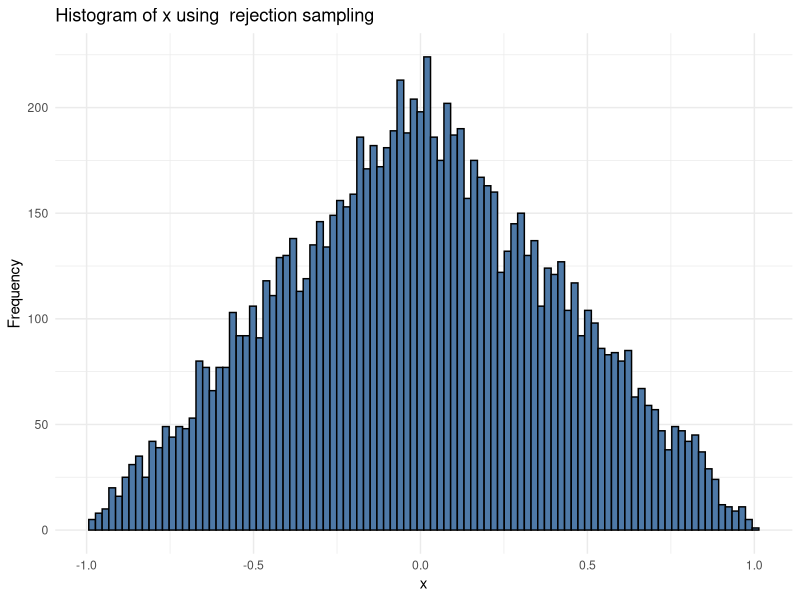
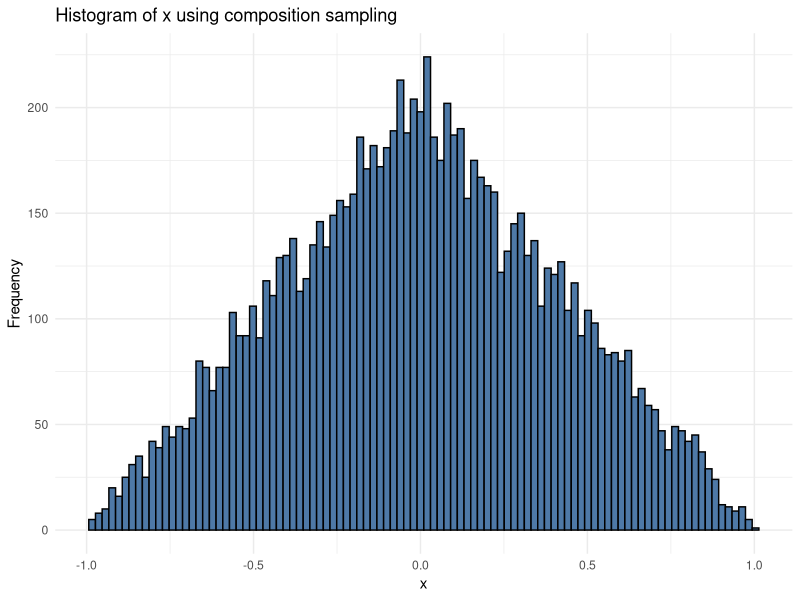
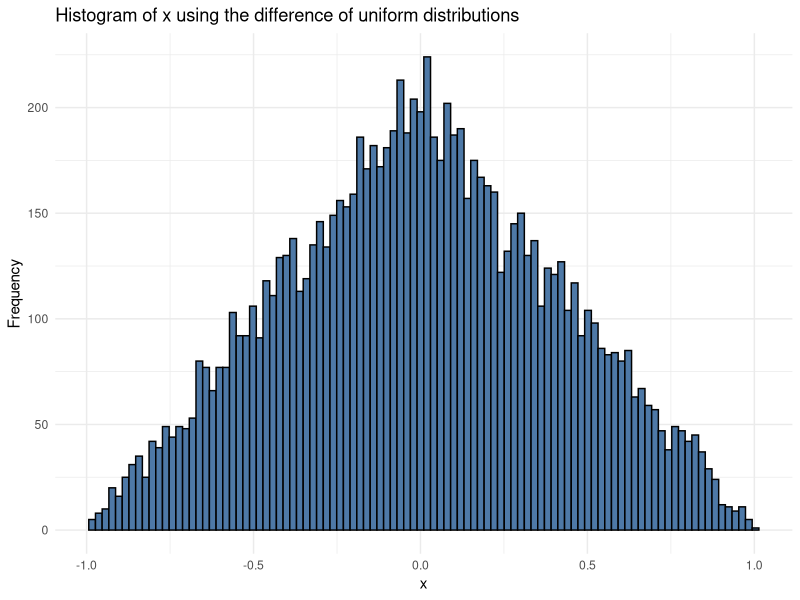
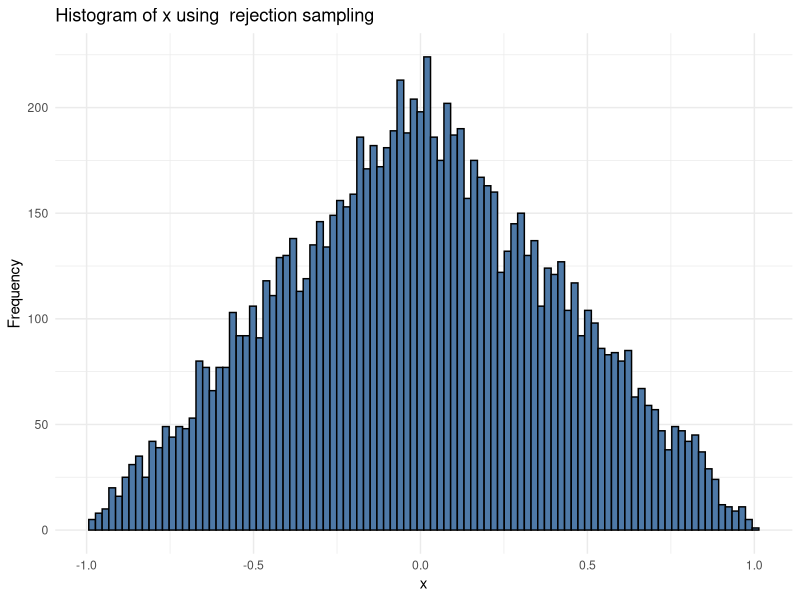
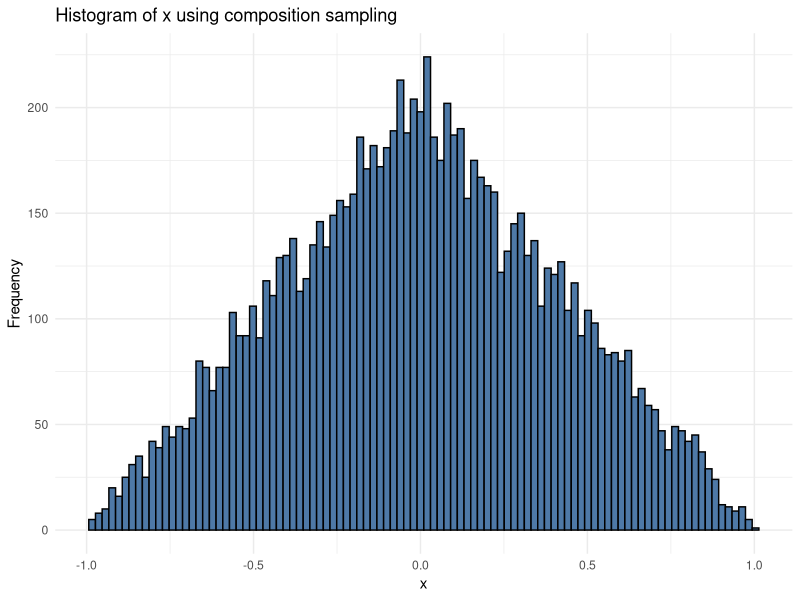
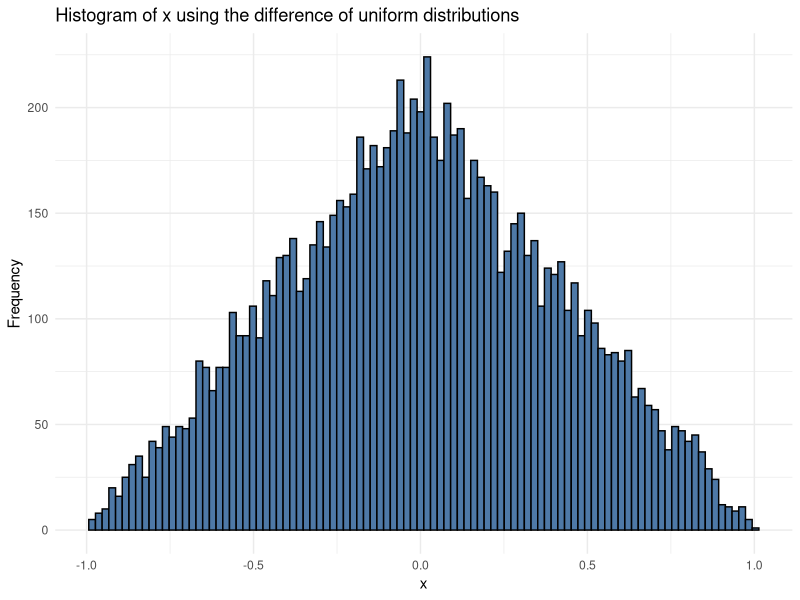
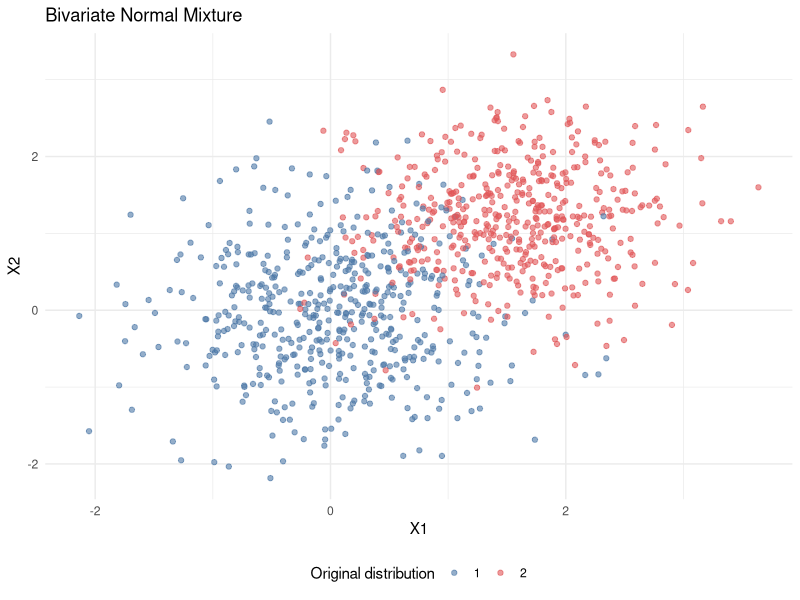

The R source for these figures, in order:
## ---- chunk 1
knitr::opts_chunk$set(echo = TRUE)
## ---- chunk 2
library(ggplot2)
library(knitr)
suppressWarnings(library(knitr))
## ---- chunk 3
#question1
#a
library(ggplot2)
fx <- function(x){
  if(x< -1|x > 1){
    return(0)}
  if(-1 <= x&& x <= 0){
    return(x+1)}
  if(0 < x && x <= 1){
    return(1-x)}
}

rejection_sample <- function(n){
  samples <- numeric(n)
  count <- 0
  
  while (count<n) {
    sample <- runif(1,-1,1) #sampling from uniform distribution
    U <- runif(1)
    f_x <- fx(sample)
    
    if(U <= f_x){
      count <- count+1
      samples[count] <- sample
    }
   
  }
  return(samples)

}
set.seed(12345)
x <- rejection_sample(10000)
#hist(x,breaks = 100)
data <- data.frame(x)
ggplot(data,aes(x=x))+
  geom_histogram(bins = 100,fill="#4E79A7",color="black")+
labs(title = "Histogram of x using  rejection sampling", x = "x", y ="Frequency")+ theme_minimal()




#b
com_sample <- function(n){
  U1 <- runif(n/2) #50%
  Y1 <- 1-sqrt(1-U1)
  
  U2 <- runif(n/2)
  Y2 <- -(1-sqrt(1-U2))
  
  X <- c(Y1,Y2)
  return(X)
  
}
set.seed(12345)
composition_samples <- com_sample(10000)
#hist(composition_samples,breaks = 100)
dataCS <- data.frame(composition_samples)
ggplot(dataCS,aes(x=x))+
  geom_histogram(bins = 100,fill="#4E79A7",color="black")+
labs(title = "Histogram of x using composition sampling", x = "x", y ="Frequency")+ theme_minimal()

#c.
set.seed(12345)
U1 <- runif(10000,0,1)
U2 <- runif(10000,0,1)

U3 <- U1-U2
#hist(U3,breaks = 100)
dataDifference <- data.frame(U3)
ggplot(dataDifference,aes(x=x))+
  geom_histogram(bins = 100,fill="#4E79A7",color="black")+
labs(title = "Histogram of x using the difference of uniform distributions", x = "x", y ="Frequency")+ theme_minimal()
#d
cat("Variance of X: ",var(U3),"\n")
## ---- chunk 4
data <- data.frame(x)
ggplot(data,aes(x=x))+
  geom_histogram(bins = 100,fill="#4E79A7",color="black")+
labs(title = "Histogram of x using  rejection sampling", x = "x", y ="Frequency")+ theme_minimal()

## ---- chunk 5
composition_samples <- com_sample(10000)
dataCS <- data.frame(composition_samples)
ggplot(dataCS,aes(x=x))+
  geom_histogram(bins = 100,fill="#4E79A7",color="black")+
labs(title = "Histogram of x using composition sampling", x = "x", y ="Frequency")+ theme_minimal()

## ---- chunk 6
U3 <- U1-U2
dataDifference <- data.frame(U3)
ggplot(dataDifference,aes(x=x))+
  geom_histogram(bins = 100,fill="#4E79A7",color="black")+
labs(title = "Histogram of x using the difference of uniform distributions", x = "x", y ="Frequency")+ theme_minimal()

## ---- chunk 7
cat("Variance of X: ",var(U3),"\n")
## ---- chunk 8
n <- 10000000
mu <- c(0, 0)
sigma <- matrix(c(0.6, 0, 0, 0.6), nrow = 2)

box_muller_normal <- function(n, mu, sigma){

  set.seed(1234)
  u <- runif(n)
  v <- runif(n)
  
  x1 <- sqrt(-2*log(u))*cos(2*pi*v)*sqrt(sigma[1, 1]) + mu[1]
  x2 <- sqrt(-2*log(u))*sin(2*pi*v)*sqrt(sigma[2, 2]) + mu[2]

  return(data.frame(x1, x2))
}

time_box <- system.time({
  dist <- box_muller_normal(n, mu, sigma)
})

library(mvtnorm)

set.seed(1234)
time_rmvnorm <- system.time({
  dist2 <- rmvnorm(n, mean = mu, sigma = sigma)
})

df <- data.frame("Time" = c(time_box["elapsed"], time_rmvnorm["elapsed"]))
rownames(df) <- c("Box-Muller method", "rmvnorm function")
colnames(df) <- c("Computation time (seconds)")
kable(df, caption = "Computation time for each method")
## ---- chunk 9
mu1 <- c(0, 0)
mu2 <- c(1.5, 1.2)
mu <- list(mu1, mu2)

sigma1 <- matrix(c(0.6, 0, 0, 0.6), nrow = 2)
sigma2 <- matrix(c(0.5, 0, 0, 0.5), nrow = 2)
sigma <- list(sigma1, sigma2)

prob <- c(0.5, 0.5)
n <- 1000

x <- data.frame(matrix(NA, nrow = n, ncol = 3))
set.seed(1234)
for(i in 1:n){
  g <- sample(1:2, 1, replace = TRUE, p = prob)
  x[i, 1:2] <- rmvnorm(n = 1, mean = mu[[g]], sigma = sigma[[g]])
  x[i, 3] <- as.character(g)
}

ggplot(x, aes(x = x[, 1], y = x[, 2], color = x[, 3])) +
  geom_point(alpha = 0.6) +
  theme_minimal() +
  scale_color_manual(values = c("#4E79A7", "#E15759")) + 
  labs(title = "Bivariate Normal Mixture", x = "X1", y = "X2", color = "Original distribution") + 
  theme(legend.position="bottom")
